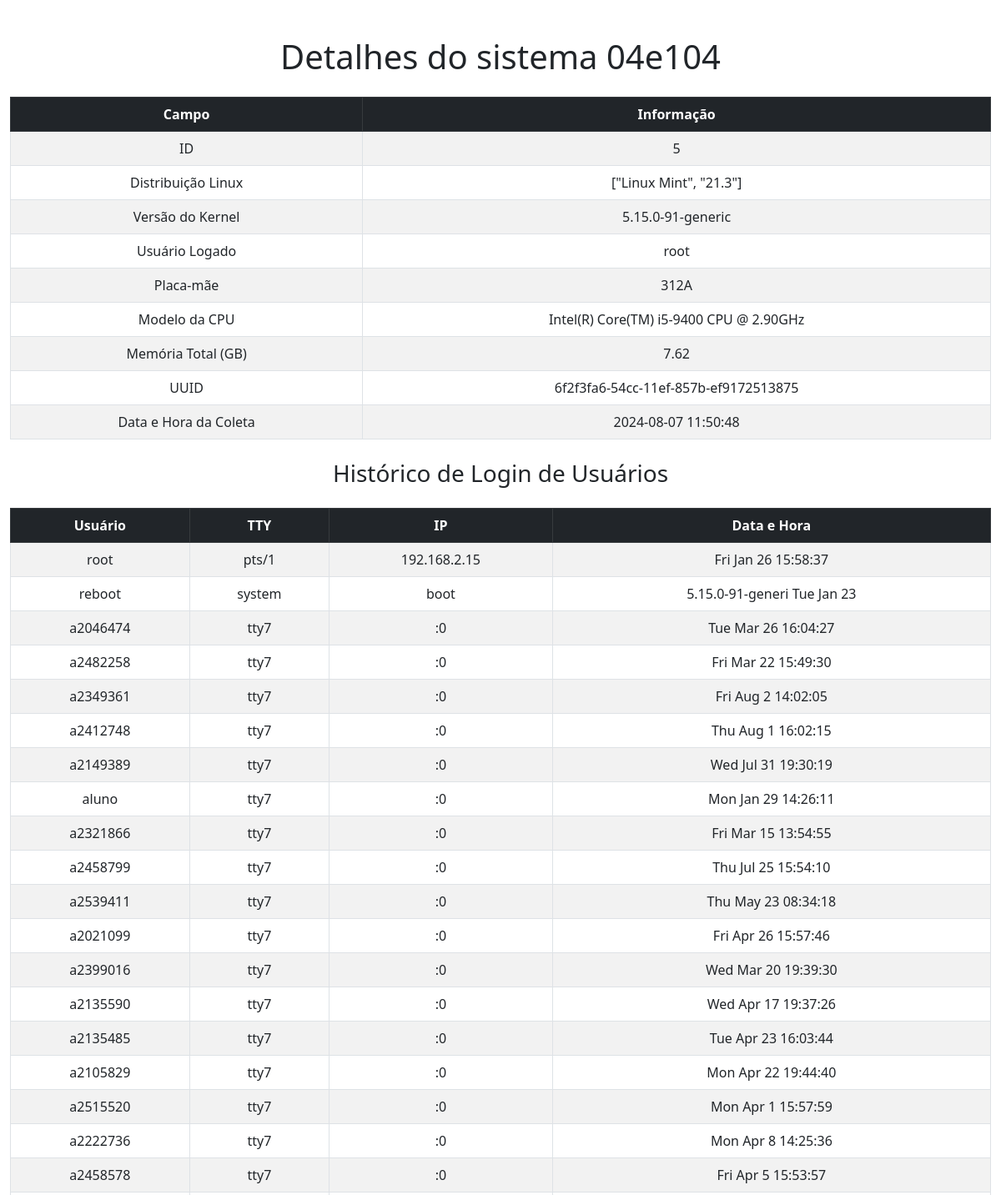
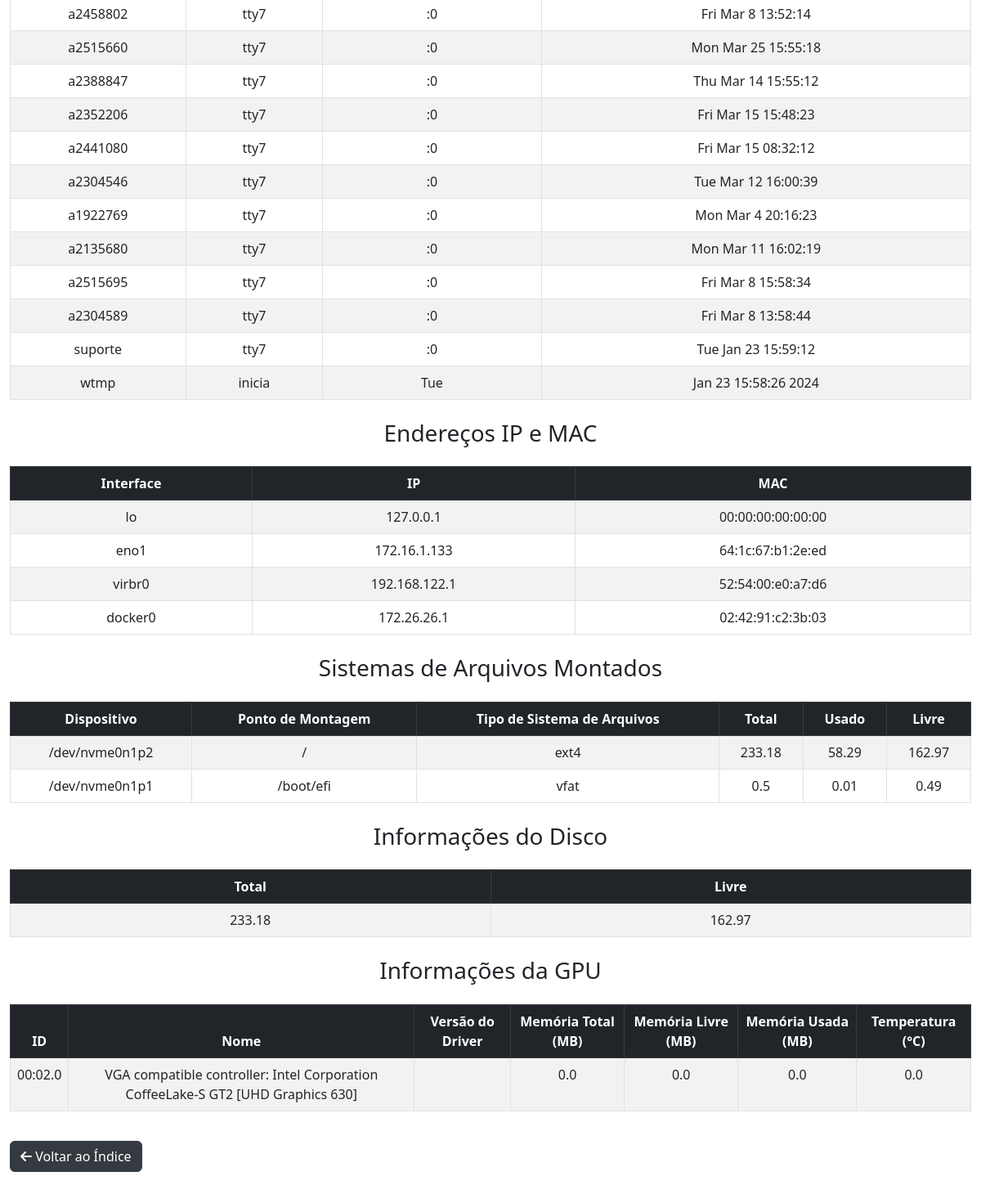
Page /details/5 on the committed database (2 pictures, top to bottom).
### app.py (models this page shows)
class SystemInfo(db.Model):
    id = db.Column(db.Integer, primary_key=True)
    hostname = db.Column(db.String(120), nullable=False)
    linux_distribution = db.Column(db.String(120), nullable=False)
    kernel_version = db.Column(db.String(120), nullable=False)
    logged_in_user = db.Column(db.String(120), nullable=False)
    cpu_model = db.Column(db.String(120), nullable=False)
    memory_total_gb = db.Column(db.Float, nullable=False)
    uuid1 = db.Column(db.String(36), unique=True, nullable=False)
    collection_datetime = db.Column(db.String(120), nullable=False)
    motherboard_model = db.Column(db.String(255))
    patrimony = db.Column(db.String(50), nullable=True)
    user_login_history = db.relationship('UserLoginHistory', backref='system_info', lazy=True)
    ip_and_mac_addresses = db.relationship('IPAndMacAddress', backref='system_info', lazy=True)
    mounted_filesystems = db.relationship('MountedFilesystems', backref='system_info', lazy=True)
    disk_info = db.relationship('DiskInfo', backref='system_info', uselist=False)
    gpu_info = db.relationship('GPUInfo', backref='system_info', lazy=True)

class UserLoginHistory(db.Model):
    id = db.Column(db.Integer, primary_key=True)
    user = db.Column(db.String(120), nullable=False)
    tty = db.Column(db.String(120), nullable=False)
    ip = db.Column(db.String(120), nullable=False)
    datetime = db.Column(db.String(120), nullable=False)
    system_info_id = db.Column(db.Integer, db.ForeignKey('system_info.id'), nullable=False)

class IPAndMacAddress(db.Model):
    id = db.Column(db.Integer, primary_key=True)
    interface = db.Column(db.String(120), nullable=False)
    ip = db.Column(db.String(120), nullable=False)
    mac = db.Column(db.String(120), nullable=False)
    system_info_id = db.Column(db.Integer, db.ForeignKey('system_info.id'), nullable=False)

class MountedFilesystems(db.Model):
    id = db.Column(db.Integer, primary_key=True)
    device = db.Column(db.String(120), nullable=False)
    mountpoint = db.Column(db.String(120), nullable=False)
    fstype = db.Column(db.String(120), nullable=False)
    total = db.Column(db.Float, nullable=False)
    used = db.Column(db.Float, nullable=False)
    free = db.Column(db.Float, nullable=False)
    system_info_id = db.Column(db.Integer, db.ForeignKey('system_info.id'), nullable=False)

class DiskInfo(db.Model):
    id = db.Column(db.Integer, primary_key=True)
    total = db.Column(db.Float, nullable=False)
    free = db.Column(db.Float, nullable=False)
    system_info_id = db.Column(db.Integer, db.ForeignKey('system_info.id'), nullable=False)

class GPUInfo(db.Model):
    id = db.Column(db.Integer, primary_key=True)
    gpu_id = db.Column(db.Integer, nullable=False)
    name = db.Column(db.String(120), nullable=False)
    driver_version = db.Column(db.String(120), nullable=False)
    memory_total = db.Column(db.Float, nullable=False)
    memory_free = db.Column(db.Float, nullable=False)
    memory_used = db.Column(db.Float, nullable=False)
    temperature = db.Column(db.Float, nullable=False)
    system_info_id = db.Column(db.Integer, db.ForeignKey('system_info.id'), nullable=False)

### app.py (the view)
@app.route('/details/<int:id>')
def details(id):
    system_info = SystemInfo.query.get_or_404(id)
    return render_template('details.html', system_info=system_info)

### templates/details.html (shortened to what this page needs)
<!DOCTYPE html>
<html lang="pt-br">
  <head>
    <link href="https://cdn.jsdelivr.net/npm/bootstrap@5.3.0/dist/css/bootstrap.min.css" rel="stylesheet" />
    <link rel="stylesheet" href="https://cdnjs.cloudflare.com/ajax/libs/font-awesome/6.0.0-beta3/css/all.min.css" />
  </head>
  <body>
    <div class="container">
      <h1 class="my-4 text-center">Detalhes do sistema {{ system_info.hostname }}</h1>
      <table class="table table-bordered table-striped text-center">
        <thead class="table-dark">
          <tr>
            <th>Campo</th>
            <th>Informação</th>
          </tr>
        </thead>
        <tbody>
          <tr>
            <td>ID</td>
            <td>{{ system_info.id }}</td>
          </tr>
          <tr>
            <td>Distribuição Linux</td>
            <td>{{ system_info.linux_distribution }}</td>
          </tr>
          <tr>
            <td>Versão do Kernel</td>
            <td>{{ system_info.kernel_version }}</td>
          </tr>
          <tr>
            <td>Usuário Logado</td>
            <td>{{ system_info.logged_in_user }}</td>
          </tr>
          <tr>
            <td>Placa-mãe</td>
            <td>{{ system_info.motherboard_model }}</td>
          </tr>
          <tr>
            <td>Modelo da CPU</td>
            <td>{{ system_info.cpu_model }}</td>
          </tr>
          <tr>
            <td>Memória Total (GB)</td>
            <td>{{ system_info.memory_total_gb }}</td>
          </tr>
          <tr>
            <td>UUID</td>
            <td>{{ system_info.uuid1 }}</td>
          </tr>
          <tr>
            <td>Data e Hora da Coleta</td>
            <td>{{ system_info.collection_datetime }}</td>
          </tr>
        </tbody>
      </table>
      <h3 class="my-4 text-center">Histórico de Login de Usuários</h3>
      <table class="table table-bordered table-striped text-center">
        <thead class="table-dark">
          <tr>
            <th>Usuário</th>
            <th>TTY</th>
            <th>IP</th>
            <th>Data e Hora</th>
          </tr>
        </thead>
        <tbody>
          {% for entry in system_info.user_login_history %}
          <tr>
            <td>{{ entry.user }}</td>
            <td>{{ entry.tty }}</td>
            <td>{{ entry.ip }}</td>
            <td>{{ entry.datetime }}</td>
          </tr>
          {% endfor %}
        </tbody>
      </table>
      <h3 class="my-4 text-center">Endereços IP e MAC</h3>
      <table class="table table-bordered table-striped text-center">
        <thead class="table-dark">
          <tr>
            <th>Interface</th>
            <th>IP</th>
            <th>MAC</th>
          </tr>
        </thead>
        <tbody>
          {% for entry in system_info.ip_and_mac_addresses %}
          <tr>
            <td>{{ entry.interface }}</td>
            <td>{{ entry.ip }}</td>
            <td>{{ entry.mac }}</td>
          </tr>
          {% endfor %}
        </tbody>
      </table>
      <h3 class="my-4 text-center">Sistemas de Arquivos Montados</h3>
      <table class="table table-bordered table-striped text-center">
        <thead class="table-dark">
          <tr>
            <th>Dispositivo</th>
            <th>Ponto de Montagem</th>
            <th>Tipo de Sistema de Arquivos</th>
            <th>Total</th>
            <th>Usado</th>
            <th>Livre</th>
          </tr>
        </thead>
        <tbody>
          {% for entry in system_info.mounted_filesystems %}
          <tr>
            <td>{{ entry.device }}</td>
            <td>{{ entry.mountpoint }}</td>
            <td>{{ entry.fstype }}</td>
            <td>{{ entry.total }}</td>
            <td>{{ entry.used }}</td>
            <td>{{ entry.free }}</td>
          </tr>
          {% endfor %}
        </tbody>
      </table>
      <h3 class="my-4 text-center">Informações do Disco</h3>
      <table class="table table-bordered table-striped text-center">
        <thead class="table-dark">
          <tr>
            <th>Total</th>
            <th>Livre</th>
          </tr>
        </thead>
        <tbody>
          {% if system_info.disk_info %}
          <tr>
            <td>{{ system_info.disk_info.total }}</td>
            <td>{{ system_info.disk_info.free }}</td>
          </tr>
          {% else %}
          <tr>
            <td colspan="2">Nenhuma informação de disco disponível</td>
          </tr>
          {% endif %}
        </tbody>
      </table>
      <h3 class="my-4 text-center">Informações da GPU</h3>
      <table class="table table-bordered table-striped text-center">
        <thead class="table-dark">
          <tr>
            <th>ID</th>
            <th>Nome</th>
            <th>Versão do Driver</th>
            <th>Memória Total (MB)</th>
            <th>Memória Livre (MB)</th>
            <th>Memória Usada (MB)</th>
            <th>Temperatura (°C)</th>
          </tr>
        </thead>
        <tbody>
          {% for entry in system_info.gpu_info %}
          <tr>
            <td>{{ entry.gpu_id }}</td>
            <td>{{ entry.name }}</td>
            <td>{{ entry.driver_version }}</td>
            <td>{{ entry.memory_total }}</td>
            <td>{{ entry.memory_free }}</td>
            <td>{{ entry.memory_used }}</td>
            <td>{{ entry.temperature }}</td>
          </tr>
          {% endfor %}
        </tbody>
      </table>
      <a class="btn btn-dark back-button" href="{{ url_for('index') }}"> <i class="fas fa-arrow-left"></i> Voltar ao Índice </a>
    </div>
  </body>
</html>

### templates/details.html (style rules this page uses)
body { padding-top: 20px; padding-bottom: 40px; }
.container { max-width: 1200px; }
table { margin: auto; }
.back-button { margin-top: 20px; background-color: #343a40; border-color: #343a40; }

### rows in the picture
SystemInfo: hostname "04e104", id "5", linux_distribution "[\"Linux Mint\", \"21.3\"]", kernel_version "5.15.0-91-generic", logged_in_user "root", motherboard_model "312A", cpu_model "Intel(R) Core(TM) i5-9400 CPU @ 2.90GHz", memory_total_gb "7.62", uuid1 "6f2f3fa6-54cc-11ef-857b-ef9172513875", collection_datetime "2024-08-07 11:50:48"
UserLoginHistory: user "root", tty "pts/1", ip "192.168.2.15", datetime "Fri Jan 26 15:58:37"
UserLoginHistory: user "reboot", tty "system", ip "boot", datetime "5.15.0-91-generi Tue Jan 23"
UserLoginHistory: user "a2046474", tty "tty7", ip ":0", datetime "Tue Mar 26 16:04:27"
UserLoginHistory: user "a2482258", tty "tty7", ip ":0", datetime "Fri Mar 22 15:49:30"
UserLoginHistory: user "a2349361", tty "tty7", ip ":0", datetime "Fri Aug 2 14:02:05"
UserLoginHistory: user "a2412748", tty "tty7", ip ":0", datetime "Thu Aug 1 16:02:15"
UserLoginHistory: user "a2149389", tty "tty7", ip ":0", datetime "Wed Jul 31 19:30:19"
UserLoginHistory: user "aluno", tty "tty7", ip ":0", datetime "Mon Jan 29 14:26:11"
UserLoginHistory: user "a2321866", tty "tty7", ip ":0", datetime "Fri Mar 15 13:54:55"
UserLoginHistory: user "a2458799", tty "tty7", ip ":0", datetime "Thu Jul 25 15:54:10"
UserLoginHistory: user "a2539411", tty "tty7", ip ":0", datetime "Thu May 23 08:34:18"
UserLoginHistory: user "a2021099", tty "tty7", ip ":0", datetime "Fri Apr 26 15:57:46"
UserLoginHistory: user "a2399016", tty "tty7", ip ":0", datetime "Wed Mar 20 19:39:30"
UserLoginHistory: user "a2135590", tty "tty7", ip ":0", datetime "Wed Apr 17 19:37:26"
UserLoginHistory: user "a2135485", tty "tty7", ip ":0", datetime "Tue Apr 23 16:03:44"
UserLoginHistory: user "a2105829", tty "tty7", ip ":0", datetime "Mon Apr 22 19:44:40"
UserLoginHistory: user "a2515520", tty "tty7", ip ":0", datetime "Mon Apr 1 15:57:59"
UserLoginHistory: user "a2222736", tty "tty7", ip ":0", datetime "Mon Apr 8 14:25:36"
UserLoginHistory: user "a2458578", tty "tty7", ip ":0", datetime "Fri Apr 5 15:53:57"
UserLoginHistory: user "a2458802", tty "tty7", ip ":0", datetime "Fri Mar 8 13:52:14"
UserLoginHistory: user "a2515660", tty "tty7", ip ":0", datetime "Mon Mar 25 15:55:18"
UserLoginHistory: user "a2388847", tty "tty7", ip ":0", datetime "Thu Mar 14 15:55:12"
UserLoginHistory: user "a2352206", tty "tty7", ip ":0", datetime "Fri Mar 15 15:48:23"
UserLoginHistory: user "a2441080", tty "tty7", ip ":0", datetime "Fri Mar 15 08:32:12"
UserLoginHistory: user "a2304546", tty "tty7", ip ":0", datetime "Tue Mar 12 16:00:39"
UserLoginHistory: user "a1922769", tty "tty7", ip ":0", datetime "Mon Mar 4 20:16:23"
UserLoginHistory: user "a2135680", tty "tty7", ip ":0", datetime "Mon Mar 11 16:02:19"
UserLoginHistory: user "a2515695", tty "tty7", ip ":0", datetime "Fri Mar 8 15:58:34"
UserLoginHistory: user "a2304589", tty "tty7", ip ":0", datetime "Fri Mar 8 13:58:44"
UserLoginHistory: user "suporte", tty "tty7", ip ":0", datetime "Tue Jan 23 15:59:12"
UserLoginHistory: user "wtmp", tty "inicia", ip "Tue", datetime "Jan 23 15:58:26 2024"
IPAndMacAddress: interface "lo", ip "127.0.0.1", mac "00:00:00:00:00:00"
IPAndMacAddress: interface "eno1", ip "172.16.1.133", mac "64:1c:67:b1:2e:ed"
IPAndMacAddress: interface "virbr0", ip "192.168.122.1", mac "52:54:00:e0:a7:d6"
IPAndMacAddress: interface "docker0", ip "172.26.26.1", mac "02:42:91:c2:3b:03"
MountedFilesystems: device "/dev/nvme0n1p2", mountpoint "/", fstype "ext4", total "233.18", used "58.29", free "162.97"
MountedFilesystems: device "/dev/nvme0n1p1", mountpoint "/boot/efi", fstype "vfat", total "0.5", used "0.01", free "0.49"
DiskInfo: disk_info.total "233.18", disk_info.free "162.97"
GPUInfo: gpu_id "00:02.0", name "VGA compatible controller: Intel Corporation CoffeeLake-S GT2 [UHD Graphics 630]", memory_total "0.0", memory_free "0.0", memory_used "0.0", temperature "0.0"
